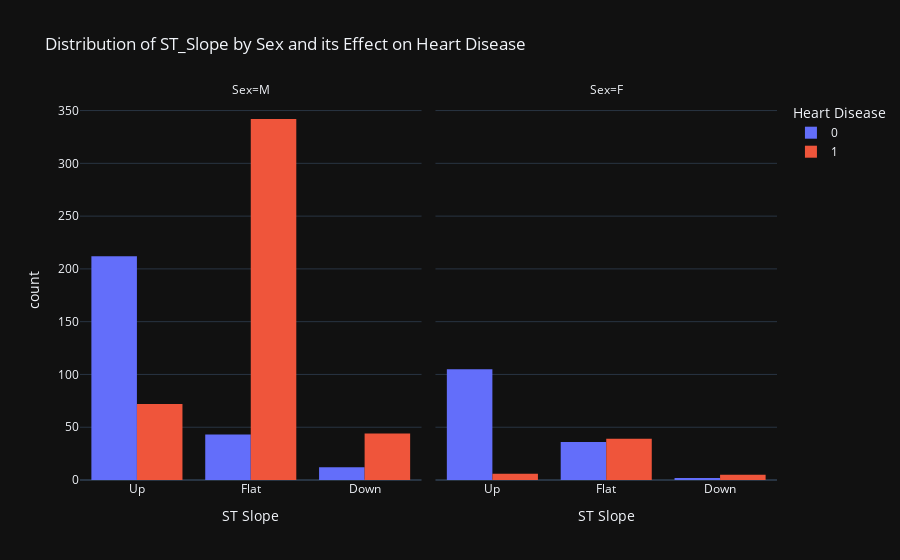

Notebook source saved alongside this figure:
### Code cell
fig = px.histogram(
    df,
    x="ST_Slope",
    color="HeartDisease",
    facet_col="Sex",
    barmode="group",
    title="Distribution of ST_Slope by Sex and its Effect on Heart Disease",
    labels={
        "ST_Slope": "ST Slope",
        "HeartDisease": "Heart Disease",
        "Sex": "Sex"
    },
    hover_data=df.columns
)
fig.show()

### Figure 1 — Plotly figure (JSON) as saved in the notebook; plotly's stock layout.template omitted (floating-point values rounded to 4 significant figures; data arrays with more than 128 entries replaced by an {"elided": "..."} marker saying what was removed)
{"data": [{"alignmentgroup": "True", "bingroup": "x", "hovertemplate": "Heart Disease=0<br>Sex=M<br>ST Slope=%{x}<br>count=%{y}<extra></extra>", "legendgroup": "0", "marker": {"color": "#636efa", "pattern": {"shape": ""}}, "name": "0", "offsetgroup": "0", "orientation": "v", "showlegend": true, "x": {"elided": "267 str values"}, "xaxis": "x", "yaxis": "y", "type": "histogram"}, {"alignmentgroup": "True", "bingroup": "x", "hovertemplate": "Heart Disease=0<br>Sex=F<br>ST Slope=%{x}<br>count=%{y}<extra></extra>", "legendgroup": "0", "marker": {"color": "#636efa", "pattern": {"shape": ""}}, "name": "0", "offsetgroup": "0", "orientation": "v", "showlegend": false, "x": {"elided": "143 str values"}, "xaxis": "x2", "yaxis": "y2", "type": "histogram"}, {"alignmentgroup": "True", "bingroup": "x", "hovertemplate": "Heart Disease=1<br>Sex=M<br>ST Slope=%{x}<br>count=%{y}<extra></extra>", "legendgroup": "1", "marker": {"color": "#EF553B", "pattern": {"shape": ""}}, "name": "1", "offsetgroup": "1", "orientation": "v", "showlegend": true, "x": {"elided": "458 str values"}, "xaxis": "x", "yaxis": "y", "type": "histogram"}, {"alignmentgroup": "True", "bingroup": "x", "hovertemplate": "Heart Disease=1<br>Sex=F<br>ST Slope=%{x}<br>count=%{y}<extra></extra>", "legendgroup": "1", "marker": {"color": "#EF553B", "pattern": {"shape": ""}}, "name": "1", "offsetgroup": "1", "orientation": "v", "showlegend": false, "x": ["Flat", "Flat", "Flat", "Flat", "Flat", "Flat", "Flat", "Flat", "Flat", "Flat", "Flat", "Flat", "Down", "Up", "Up", "Down", "Flat", "Up", "Flat", "Flat", "Flat", "Flat", "Flat", "Flat", "Flat", "Flat", "Flat", "Flat", "Flat", "Up", "Up", "Flat", "Flat", "Up", "Down", "Flat", "Flat", "Flat", "Flat", "Flat", "Flat", "Flat", "Flat", "Down", "Down", "Flat", "Flat", "Flat", "Flat", "Flat"], "xaxis": "x2", "yaxis": "y2", "type": "histogram"}], "layout": {"xaxis": {"anchor": "y", "domain": [0.0, 0.49], "title": {"text": "ST Slope"}}, "yaxis": {"anchor": "x", "domain": [0.0, 1.0], "title": {"text": "count"}}, "xaxis2": {"anchor": "y2", "domain": [0.51, 1.0], "matches": "x", "title": {"text": "ST Slope"}}, "yaxis2": {"anchor": "x2", "domain": [0.0, 1.0], "matches": "y", "showticklabels": false}, "annotations": [{"font": {}, "showarrow": false, "text": "Sex=M", "x": 0.245, "xanchor": "center", "xref": "paper", "y": 1.0, "yanchor": "bottom", "yref": "paper"}, {"font": {}, "showarrow": false, "text": "Sex=F", "x": 0.755, "xanchor": "center", "xref": "paper", "y": 1.0, "yanchor": "bottom", "yref": "paper"}], "legend": {"title": {"text": "Heart Disease"}, "tracegroupgap": 0}, "title": {"text": "Distribution of ST_Slope by Sex and its Effect on Heart Disease"}, "barmode": "group"}}
